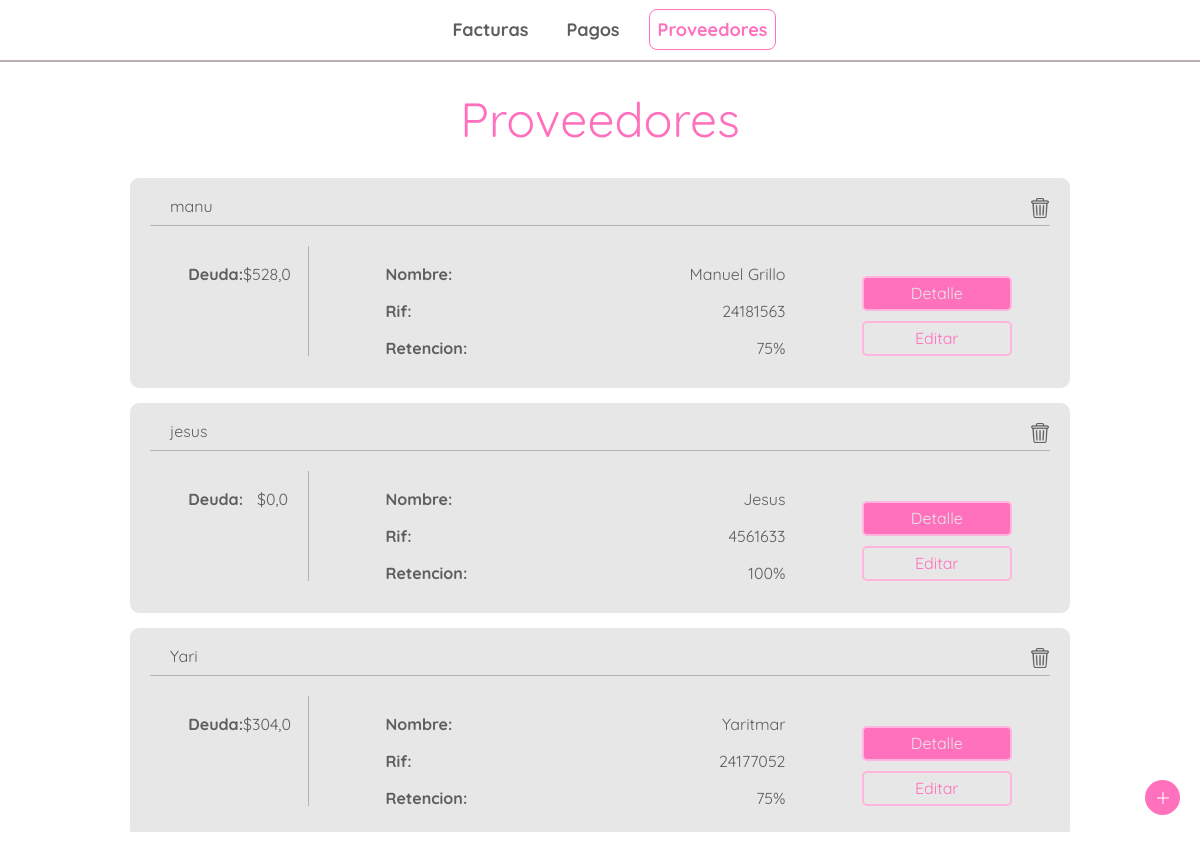
The app's page /providers/home/, older data.
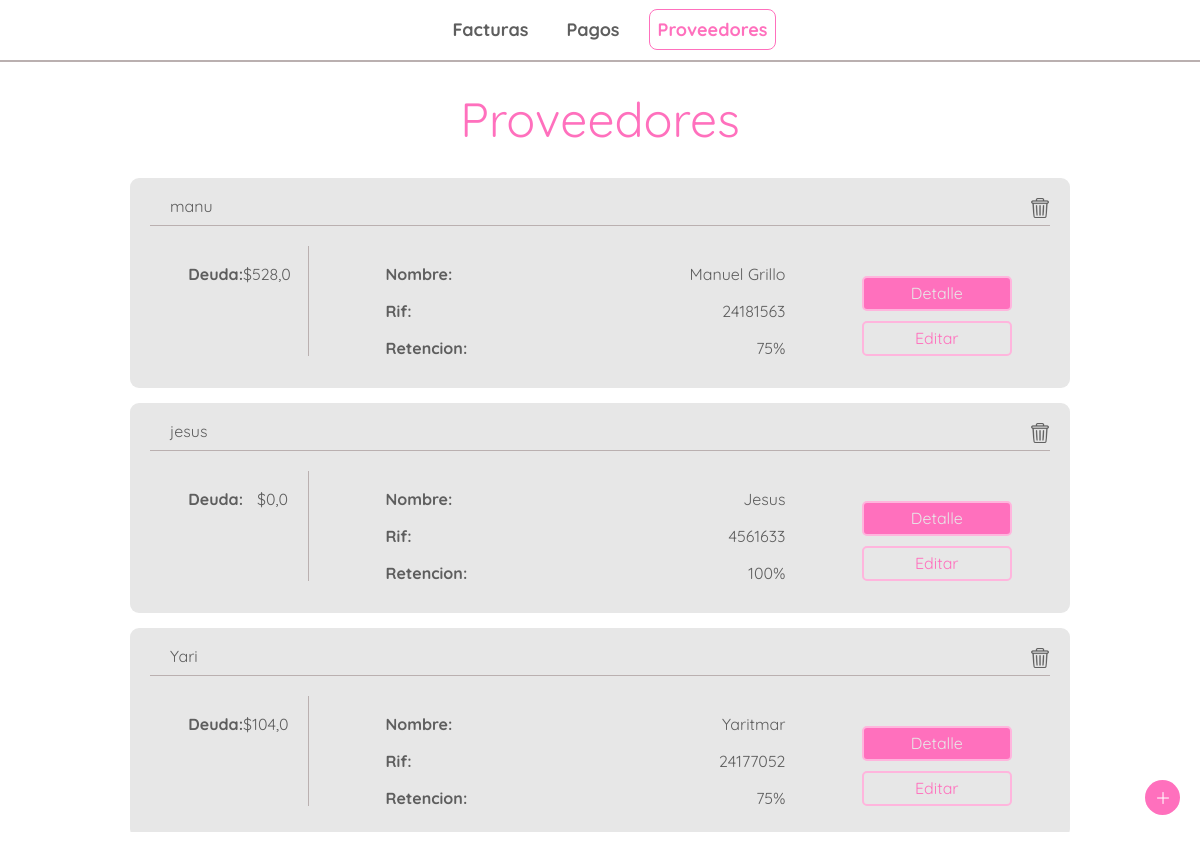
The same page, newer data.
### providers/models.py (models this page shows)
class Provider(models.Model):
    id = HashidAutoField(primary_key=True)
    rif = models.CharField(max_length=15)
    name = models.CharField(max_length=70)
    nickname = models.CharField(max_length= 70)
    TAXES = [
        ('0','0% tax retained'),
        ('75','75% tax retained'),
        ('100','100% tax retained'),
    ]
    taxtype = models.CharField(max_length=3, choices=TAXES)
    dollar_debt = models.FloatField(default=0)

### providers/views.py (the view)
# urls.py: path('', views.index, name='index'),
def index(request):
    providers_list = Provider.objects.all()
    request = reset_messages(request)
    return render(request, 'providers/index.html',{
        'providers_list':providers_list,
    })

### bills/views.py (called while the page is built)
def reset_messages(request):
    try :
        aux = request.session['message_shown']
    except KeyError:
        request.session['message_shown'] = False
        request.session['message'] = ''
    else:
        if not request.session['message_shown'] :
            request.session['message_shown'] = True
        else:
            request.session['message'] = ''
        return request

### providers/templates/providers/index.html (shortened to what this page needs)
{% extends 'bills/header.html' %}
{% block content %}
{% load static %}
<body>
<div class="bills">
    <div class="title">
        <p>Proveedores</p>
    </div>
    <div class="bills-container">
        {% for provider in providers_list %}
        <div class="bill-content">
            <div class="bill-head">
                <div class="bill-head-left">
                    <p>{{provider.nickname}}</p>
                </div>
                <div class="bill-head-right">
                    <figure>
                        <a href="{% url 'providers:delete_provider'  provider.id %}">
                            <img src="{% static 'bills/images/trash.png'  %}" alt="trash" class="trash">
                        </a>
                    </figure>
                </div>
            </div>
            <div class="bill-body">
                <div class="bill-body-sub-left-provider">
                    <div class="bill-detail">
                        <p>Deuda:</p>
                        <p>${{provider.dollar_debt}}</p>
                    </div>
                </div>
                <div class="bill-body-sub-provider">
                    <div class="bill-detail">
                        <p>Nombre:</p>
                        <p>{{provider.name}}</p>
                    </div>
                    <div class="bill-detail">
                        <p>Rif:</p>
                        <p>{{provider.rif}}</p>
                    </div>
                    <div class="bill-detail">
                        <p>Retencion:</p>
                        <p>{{provider.taxtype}}%</p>
                    </div>
                </div>
                <div class="bill-body-buttons">
                    <a href="{% url 'providers:provider_detail'  provider.id %}" class="link-primary-button">Detalle</a>
                    <a href="{% url 'providers:update_provider'  provider.id %}" class="link-secondary-button">Editar</a>
                </div>
            </div>
        </div>
        {% endfor %}
    </div>
    <div class="add">
        <figure class="figure">
            <img src="{% static 'bills/images/plus.png'  %}" alt="new-bill">
        </figure>
    </div>
</div>
</body>
{% endblock %}

Row changes from the older to the newer data that the page shows:
changed Provider "Yari": dollar_debt "304,0" → "104,0"
